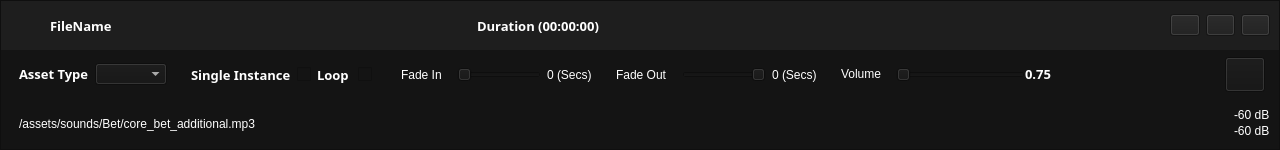
<?xml version="1.0" encoding="UTF-8"?>
<ui version="4.0">
 <class>audio_listview_widget</class>
 <widget class="QWidget" name="audio_listview_widget">
  <property name="geometry">
   <rect>
    <x>0</x>
    <y>0</y>
    <width>1280</width>
    <height>150</height>
   </rect>
  </property>
  <property name="minimumSize">
   <size>
    <width>0</width>
    <height>150</height>
   </size>
  </property>
  <property name="maximumSize">
   <size>
    <width>16777215</width>
    <height>150</height>
   </size>
  </property>
  <property name="windowTitle">
   <string>Form</string>
  </property>
  <property name="styleSheet">
   <string notr="true">background-color: rgb(20, 20, 20);
color: rgb(255, 255, 255);</string>
  </property>
  <layout class="QVBoxLayout" name="verticalLayout">
   <property name="leftMargin">
    <number>0</number>
   </property>
   <property name="topMargin">
    <number>0</number>
   </property>
   <property name="rightMargin">
    <number>0</number>
   </property>
   <property name="bottomMargin">
    <number>0</number>
   </property>
   <item>
    <widget class="QFrame" name="MainFrame">
     <property name="minimumSize">
      <size>
       <width>0</width>
       <height>0</height>
      </size>
     </property>
     <property name="styleSheet">
      <string notr="true"/>
     </property>
     <property name="frameShape">
      <enum>QFrame::StyledPanel</enum>
     </property>
     <property name="frameShadow">
      <enum>QFrame::Raised</enum>
     </property>
     <layout class="QVBoxLayout" name="verticalLayout_2">
      <property name="spacing">
       <number>0</number>
      </property>
      <property name="leftMargin">
       <number>0</number>
      </property>
      <property name="topMargin">
       <number>0</number>
      </property>
      <property name="rightMargin">
       <number>0</number>
      </property>
      <property name="bottomMargin">
       <number>0</number>
      </property>
      <item>
       <widget class="QFrame" name="frame">
        <property name="maximumSize">
         <size>
          <width>16777215</width>
          <height>50</height>
         </size>
        </property>
        <property name="styleSheet">
         <string notr="true">background-color: rgb(30, 30, 30);</string>
        </property>
        <property name="frameShape">
         <enum>QFrame::NoFrame</enum>
        </property>
        <property name="frameShadow">
         <enum>QFrame::Raised</enum>
        </property>
        <layout class="QHBoxLayout" name="horizontalLayout">
         <property name="leftMargin">
          <number>9</number>
         </property>
         <property name="topMargin">
          <number>0</number>
         </property>
         <property name="rightMargin">
          <number>9</number>
         </property>
         <property name="bottomMargin">
          <number>0</number>
         </property>
         <item>
          <widget class="QLabel" name="audio_listview_item_icon">
           <property name="enabled">
            <bool>true</bool>
           </property>
           <property name="sizePolicy">
            <sizepolicy hsizetype="Preferred" vsizetype="Preferred">
             <horstretch>0</horstretch>
             <verstretch>0</verstretch>
            </sizepolicy>
           </property>
           <property name="minimumSize">
            <size>
             <width>25</width>
             <height>25</height>
            </size>
           </property>
           <property name="maximumSize">
            <size>
             <width>25</width>
             <height>25</height>
            </size>
           </property>
           <property name="baseSize">
            <size>
             <width>0</width>
             <height>0</height>
            </size>
           </property>
           <property name="text">
            <string/>
           </property>
           <property name="pixmap">
            <pixmap resource="../resources.qrc">:/icons/waves-icon.png</pixmap>
           </property>
           <property name="scaledContents">
            <bool>true</bool>
           </property>
          </widget>
         </item>
         <item>
          <widget class="QFrame" name="frame_5">
           <property name="sizePolicy">
            <sizepolicy hsizetype="Preferred" vsizetype="Preferred">
             <horstretch>0</horstretch>
             <verstretch>0</verstretch>
            </sizepolicy>
           </property>
           <property name="maximumSize">
            <size>
             <width>16777215</width>
             <height>16777215</height>
            </size>
           </property>
           <property name="frameShape">
            <enum>QFrame::NoFrame</enum>
           </property>
           <property name="frameShadow">
            <enum>QFrame::Raised</enum>
           </property>
           <layout class="QHBoxLayout" name="horizontalLayout_3">
            <property name="topMargin">
             <number>0</number>
            </property>
            <property name="rightMargin">
             <number>0</number>
            </property>
            <property name="bottomMargin">
             <number>0</number>
            </property>
            <item>
             <widget class="QLabel" name="audio_listview_filepath">
              <property name="font">
               <font>
                <family>Red Hat Display</family>
                <pointsize>10</pointsize>
                <weight>75</weight>
                <bold>true</bold>
               </font>
              </property>
              <property name="text">
               <string>FileName</string>
              </property>
             </widget>
            </item>
            <item alignment="Qt::AlignRight">
             <widget class="QLabel" name="audio_listview_fileduration">
              <property name="font">
               <font>
                <family>Red Hat Display</family>
                <pointsize>10</pointsize>
                <weight>75</weight>
                <bold>true</bold>
               </font>
              </property>
              <property name="text">
               <string>Duration (00:00:00)</string>
              </property>
             </widget>
            </item>
           </layout>
          </widget>
         </item>
         <item>
          <widget class="QFrame" name="frame_4">
           <property name="frameShape">
            <enum>QFrame::NoFrame</enum>
           </property>
           <property name="frameShadow">
            <enum>QFrame::Raised</enum>
           </property>
           <layout class="QHBoxLayout" name="horizontalLayout_4">
            <property name="topMargin">
             <number>0</number>
            </property>
            <property name="rightMargin">
             <number>0</number>
            </property>
            <property name="bottomMargin">
             <number>0</number>
            </property>
            <item>
             <widget class="QLabel" name="audio_listview_item_waveform">
              <property name="sizePolicy">
               <sizepolicy hsizetype="Fixed" vsizetype="Preferred">
                <horstretch>0</horstretch>
                <verstretch>0</verstretch>
               </sizepolicy>
              </property>
              <property name="minimumSize">
               <size>
                <width>550</width>
                <height>0</height>
               </size>
              </property>
              <property name="maximumSize">
               <size>
                <width>550</width>
                <height>16777215</height>
               </size>
              </property>
              <property name="font">
               <font>
                <family>Red Hat Display</family>
                <pointsize>10</pointsize>
                <weight>75</weight>
                <bold>true</bold>
               </font>
              </property>
              <property name="styleSheet">
               <string notr="true"/>
              </property>
              <property name="text">
               <string/>
              </property>
             </widget>
            </item>
           </layout>
          </widget>
         </item>
         <item>
          <widget class="QFrame" name="frame_3">
           <property name="maximumSize">
            <size>
             <width>100</width>
             <height>16777215</height>
            </size>
           </property>
           <property name="frameShape">
            <enum>QFrame::NoFrame</enum>
           </property>
           <property name="frameShadow">
            <enum>QFrame::Raised</enum>
           </property>
           <layout class="QHBoxLayout" name="horizontalLayout_2">
            <property name="spacing">
             <number>6</number>
            </property>
            <property name="leftMargin">
             <number>0</number>
            </property>
            <property name="topMargin">
             <number>0</number>
            </property>
            <property name="rightMargin">
             <number>0</number>
            </property>
            <property name="bottomMargin">
             <number>0</number>
            </property>
            <item alignment="Qt::AlignRight">
             <widget class="QPushButton" name="audio_listview_play_btn">
              <property name="text">
               <string/>
              </property>
              <property name="icon">
               <iconset resource="../resources.qrc">
                <normaloff>:/icons/play-circle_dark.png</normaloff>:/icons/play-circle_dark.png</iconset>
              </property>
             </widget>
            </item>
            <item>
             <widget class="QPushButton" name="audio_listview_stop_btn">
              <property name="text">
               <string/>
              </property>
              <property name="icon">
               <iconset resource="../resources.qrc">
                <normaloff>:/icons/stop-circle_dark.png</normaloff>:/icons/stop-circle_dark.png</iconset>
              </property>
             </widget>
            </item>
            <item>
             <widget class="QPushButton" name="audio_listview_repeat_btn">
              <property name="text">
               <string/>
              </property>
              <property name="icon">
               <iconset resource="../resources.qrc">
                <normaloff>:/icons/repeat_dark.png</normaloff>:/icons/repeat_dark.png</iconset>
              </property>
             </widget>
            </item>
           </layout>
          </widget>
         </item>
        </layout>
       </widget>
      </item>
      <item>
       <widget class="QFrame" name="frame_2">
        <property name="maximumSize">
         <size>
          <width>16777215</width>
          <height>50</height>
         </size>
        </property>
        <property name="frameShape">
         <enum>QFrame::NoFrame</enum>
        </property>
        <property name="frameShadow">
         <enum>QFrame::Raised</enum>
        </property>
        <layout class="QHBoxLayout" name="horizontalLayout_5">
         <property name="leftMargin">
          <number>9</number>
         </property>
         <property name="topMargin">
          <number>0</number>
         </property>
         <property name="rightMargin">
          <number>9</number>
         </property>
         <property name="bottomMargin">
          <number>0</number>
         </property>
         <item alignment="Qt::AlignVCenter">
          <widget class="QFrame" name="frame_6">
           <property name="frameShape">
            <enum>QFrame::NoFrame</enum>
           </property>
           <property name="frameShadow">
            <enum>QFrame::Raised</enum>
           </property>
           <layout class="QHBoxLayout" name="horizontalLayout_7">
            <property name="topMargin">
             <number>0</number>
            </property>
            <property name="rightMargin">
             <number>9</number>
            </property>
            <property name="bottomMargin">
             <number>0</number>
            </property>
            <item>
             <widget class="QLabel" name="label">
              <property name="font">
               <font>
                <family>Red Hat Display</family>
                <pointsize>10</pointsize>
                <weight>75</weight>
                <bold>true</bold>
               </font>
              </property>
              <property name="text">
               <string>Asset Type</string>
              </property>
             </widget>
            </item>
            <item>
             <widget class="QComboBox" name="AssetTypeComboBox">
              <property name="editable">
               <bool>false</bool>
              </property>
             </widget>
            </item>
           </layout>
          </widget>
         </item>
         <item>
          <widget class="QFrame" name="frame_14">
           <property name="minimumSize">
            <size>
             <width>150</width>
             <height>0</height>
            </size>
           </property>
           <property name="frameShape">
            <enum>QFrame::NoFrame</enum>
           </property>
           <property name="frameShadow">
            <enum>QFrame::Raised</enum>
           </property>
           <layout class="QHBoxLayout" name="horizontalLayout_20">
            <item>
             <widget class="QFrame" name="frame_7">
              <property name="styleSheet">
               <string notr="true"/>
              </property>
              <property name="frameShape">
               <enum>QFrame::NoFrame</enum>
              </property>
              <property name="frameShadow">
               <enum>QFrame::Raised</enum>
              </property>
              <layout class="QHBoxLayout" name="horizontalLayout_14">
               <property name="leftMargin">
                <number>0</number>
               </property>
               <property name="topMargin">
                <number>0</number>
               </property>
               <property name="rightMargin">
                <number>0</number>
               </property>
               <property name="bottomMargin">
                <number>0</number>
               </property>
               <item>
                <widget class="QLabel" name="label_4">
                 <property name="font">
                  <font>
                   <family>Red Hat Display</family>
                   <pointsize>10</pointsize>
                   <weight>75</weight>
                   <bold>true</bold>
                  </font>
                 </property>
                 <property name="text">
                  <string>Single Instance</string>
                 </property>
                </widget>
               </item>
               <item>
                <widget class="QCheckBox" name="isSingleInstanceCheckbox">
                 <property name="text">
                  <string/>
                 </property>
                </widget>
               </item>
              </layout>
             </widget>
            </item>
            <item alignment="Qt::AlignLeft">
             <widget class="QFrame" name="frame_12">
              <property name="minimumSize">
               <size>
                <width>60</width>
                <height>0</height>
               </size>
              </property>
              <property name="styleSheet">
               <string notr="true"/>
              </property>
              <property name="frameShape">
               <enum>QFrame::NoFrame</enum>
              </property>
              <property name="frameShadow">
               <enum>QFrame::Raised</enum>
              </property>
              <layout class="QHBoxLayout" name="horizontalLayout_12">
               <property name="leftMargin">
                <number>0</number>
               </property>
               <property name="topMargin">
                <number>0</number>
               </property>
               <property name="rightMargin">
                <number>5</number>
               </property>
               <property name="bottomMargin">
                <number>0</number>
               </property>
               <item>
                <widget class="QLabel" name="label_5">
                 <property name="font">
                  <font>
                   <family>Red Hat Display</family>
                   <pointsize>10</pointsize>
                   <weight>75</weight>
                   <bold>true</bold>
                  </font>
                 </property>
                 <property name="text">
                  <string>Loop</string>
                 </property>
                </widget>
               </item>
               <item alignment="Qt::AlignRight">
                <widget class="QCheckBox" name="isLoppingCheckBox">
                 <property name="text">
                  <string/>
                 </property>
                </widget>
               </item>
              </layout>
             </widget>
            </item>
           </layout>
          </widget>
         </item>
         <item>
          <widget class="QFrame" name="frame_17">
           <property name="frameShape">
            <enum>QFrame::NoFrame</enum>
           </property>
           <property name="frameShadow">
            <enum>QFrame::Raised</enum>
           </property>
           <layout class="QHBoxLayout" name="horizontalLayout_16">
            <property name="leftMargin">
             <number>0</number>
            </property>
            <property name="topMargin">
             <number>0</number>
            </property>
            <property name="rightMargin">
             <number>0</number>
            </property>
            <property name="bottomMargin">
             <number>0</number>
            </property>
            <item>
             <widget class="QFrame" name="frame_18">
              <property name="frameShape">
               <enum>QFrame::NoFrame</enum>
              </property>
              <property name="frameShadow">
               <enum>QFrame::Raised</enum>
              </property>
              <layout class="QHBoxLayout" name="horizontalLayout_17">
               <item alignment="Qt::AlignLeft">
                <widget class="QLabel" name="label_7">
                 <property name="minimumSize">
                  <size>
                   <width>50</width>
                   <height>0</height>
                  </size>
                 </property>
                 <property name="maximumSize">
                  <size>
                   <width>50</width>
                   <height>16777215</height>
                  </size>
                 </property>
                 <property name="text">
                  <string>Fade In</string>
                 </property>
                </widget>
               </item>
               <item>
                <widget class="QSlider" name="FadeInSlider">
                 <property name="maximumSize">
                  <size>
                   <width>200</width>
                   <height>16777215</height>
                  </size>
                 </property>
                 <property name="styleSheet">
                  <string notr="true"/>
                 </property>
                 <property name="orientation">
                  <enum>Qt::Horizontal</enum>
                 </property>
                </widget>
               </item>
               <item>
                <widget class="QLabel" name="FadeInLabel">
                 <property name="text">
                  <string>0 (Secs)</string>
                 </property>
                </widget>
               </item>
              </layout>
             </widget>
            </item>
            <item>
             <widget class="QFrame" name="frame_19">
              <property name="frameShape">
               <enum>QFrame::NoFrame</enum>
              </property>
              <property name="frameShadow">
               <enum>QFrame::Raised</enum>
              </property>
              <layout class="QHBoxLayout" name="horizontalLayout_18">
               <item alignment="Qt::AlignLeft">
                <widget class="QLabel" name="label_8">
                 <property name="minimumSize">
                  <size>
                   <width>60</width>
                   <height>0</height>
                  </size>
                 </property>
                 <property name="maximumSize">
                  <size>
                   <width>50</width>
                   <height>16777215</height>
                  </size>
                 </property>
                 <property name="text">
                  <string>Fade Out</string>
                 </property>
                </widget>
               </item>
               <item>
                <widget class="QSlider" name="FadeOutSlider">
                 <property name="maximumSize">
                  <size>
                   <width>200</width>
                   <height>16777215</height>
                  </size>
                 </property>
                 <property name="orientation">
                  <enum>Qt::Horizontal</enum>
                 </property>
                 <property name="invertedAppearance">
                  <bool>true</bool>
                 </property>
                </widget>
               </item>
               <item>
                <widget class="QLabel" name="FadeOutLabel">
                 <property name="text">
                  <string>0 (Secs)</string>
                 </property>
                </widget>
               </item>
              </layout>
             </widget>
            </item>
           </layout>
          </widget>
         </item>
         <item>
          <widget class="QFrame" name="frame_8">
           <property name="frameShape">
            <enum>QFrame::NoFrame</enum>
           </property>
           <property name="frameShadow">
            <enum>QFrame::Raised</enum>
           </property>
           <layout class="QHBoxLayout" name="horizontalLayout_8">
            <property name="topMargin">
             <number>0</number>
            </property>
            <property name="rightMargin">
             <number>0</number>
            </property>
            <property name="bottomMargin">
             <number>0</number>
            </property>
            <item>
             <widget class="QFrame" name="frame_9">
              <property name="minimumSize">
               <size>
                <width>0</width>
                <height>0</height>
               </size>
              </property>
              <property name="font">
               <font>
                <family>Red Hat Display</family>
                <pointsize>10</pointsize>
                <weight>75</weight>
                <bold>true</bold>
               </font>
              </property>
              <property name="frameShape">
               <enum>QFrame::NoFrame</enum>
              </property>
              <property name="frameShadow">
               <enum>QFrame::Raised</enum>
              </property>
              <layout class="QHBoxLayout" name="horizontalLayout_9">
               <property name="leftMargin">
                <number>0</number>
               </property>
               <property name="topMargin">
                <number>0</number>
               </property>
               <property name="rightMargin">
                <number>0</number>
               </property>
               <property name="bottomMargin">
                <number>0</number>
               </property>
               <item alignment="Qt::AlignHCenter|Qt::AlignVCenter">
                <widget class="QLabel" name="label_3">
                 <property name="text">
                  <string>Volume</string>
                 </property>
                </widget>
               </item>
              </layout>
             </widget>
            </item>
            <item>
             <widget class="QFrame" name="frame_10">
              <property name="minimumSize">
               <size>
                <width>0</width>
                <height>0</height>
               </size>
              </property>
              <property name="frameShape">
               <enum>QFrame::NoFrame</enum>
              </property>
              <property name="frameShadow">
               <enum>QFrame::Raised</enum>
              </property>
              <layout class="QHBoxLayout" name="horizontalLayout_10">
               <property name="topMargin">
                <number>0</number>
               </property>
               <property name="bottomMargin">
                <number>0</number>
               </property>
               <item>
                <widget class="QFrame" name="frame_11">
                 <property name="frameShape">
                  <enum>QFrame::NoFrame</enum>
                 </property>
                 <property name="frameShadow">
                  <enum>QFrame::Raised</enum>
                 </property>
                 <layout class="QHBoxLayout" name="horizontalLayout_11">
                  <property name="spacing">
                   <number>0</number>
                  </property>
                  <property name="leftMargin">
                   <number>0</number>
                  </property>
                  <property name="topMargin">
                   <number>0</number>
                  </property>
                  <property name="rightMargin">
                   <number>0</number>
                  </property>
                  <property name="bottomMargin">
                   <number>0</number>
                  </property>
                  <item>
                   <widget class="QSlider" name="MainVolumeSlider">
                    <property name="minimumSize">
                     <size>
                      <width>0</width>
                      <height>0</height>
                     </size>
                    </property>
                    <property name="maximumSize">
                     <size>
                      <width>16777215</width>
                      <height>16777215</height>
                     </size>
                    </property>
                    <property name="orientation">
                     <enum>Qt::Horizontal</enum>
                    </property>
                   </widget>
                  </item>
                  <item alignment="Qt::AlignRight|Qt::AlignVCenter">
                   <widget class="QLabel" name="MainVolumeValueLabel">
                    <property name="minimumSize">
                     <size>
                      <width>20</width>
                      <height>0</height>
                     </size>
                    </property>
                    <property name="font">
                     <font>
                      <family>Red Hat Display</family>
                      <pointsize>10</pointsize>
                      <weight>75</weight>
                      <bold>true</bold>
                     </font>
                    </property>
                    <property name="layoutDirection">
                     <enum>Qt::LeftToRight</enum>
                    </property>
                    <property name="text">
                     <string>0.75</string>
                    </property>
                    <property name="alignment">
                     <set>Qt::AlignCenter</set>
                    </property>
                   </widget>
                  </item>
                 </layout>
                </widget>
               </item>
               <item>
                <spacer name="horizontalSpacer">
                 <property name="orientation">
                  <enum>Qt::Horizontal</enum>
                 </property>
                 <property name="sizeHint" stdset="0">
                  <size>
                   <width>40</width>
                   <height>20</height>
                  </size>
                 </property>
                </spacer>
               </item>
              </layout>
             </widget>
            </item>
           </layout>
          </widget>
         </item>
         <item>
          <widget class="QFrame" name="frame_13">
           <property name="minimumSize">
            <size>
             <width>50</width>
             <height>0</height>
            </size>
           </property>
           <property name="frameShape">
            <enum>QFrame::NoFrame</enum>
           </property>
           <property name="frameShadow">
            <enum>QFrame::Raised</enum>
           </property>
           <layout class="QHBoxLayout" name="horizontalLayout_13">
            <property name="leftMargin">
             <number>0</number>
            </property>
            <property name="topMargin">
             <number>0</number>
            </property>
            <property name="rightMargin">
             <number>0</number>
            </property>
            <property name="bottomMargin">
             <number>0</number>
            </property>
            <item alignment="Qt::AlignHCenter|Qt::AlignVCenter">
             <widget class="QPushButton" name="ShowFileInExplorerButton">
              <property name="minimumSize">
               <size>
                <width>35</width>
                <height>35</height>
               </size>
              </property>
              <property name="text">
               <string/>
              </property>
              <property name="icon">
               <iconset resource="../resources.qrc">
                <normaloff>:/icons/eye_dark.png</normaloff>:/icons/eye_dark.png</iconset>
              </property>
             </widget>
            </item>
           </layout>
          </widget>
         </item>
        </layout>
       </widget>
      </item>
      <item>
       <widget class="QFrame" name="frame_15">
        <property name="minimumSize">
         <size>
          <width>0</width>
          <height>50</height>
         </size>
        </property>
        <property name="frameShape">
         <enum>QFrame::NoFrame</enum>
        </property>
        <property name="frameShadow">
         <enum>QFrame::Raised</enum>
        </property>
        <layout class="QHBoxLayout" name="horizontalLayout_15">
         <item>
          <widget class="QFrame" name="SoundItemUrlFrame">
           <property name="frameShape">
            <enum>QFrame::NoFrame</enum>
           </property>
           <property name="frameShadow">
            <enum>QFrame::Raised</enum>
           </property>
           <layout class="QHBoxLayout" name="horizontalLayout_19">
            <item>
             <widget class="QLabel" name="SoundItemUrl">
              <property name="text">
               <string>/assets/sounds/Bet/core_bet_additional.mp3</string>
              </property>
             </widget>
            </item>
           </layout>
          </widget>
         </item>
         <item>
          <spacer name="horizontalSpacer_2">
           <property name="orientation">
            <enum>Qt::Horizontal</enum>
           </property>
           <property name="sizeHint" stdset="0">
            <size>
             <width>40</width>
             <height>20</height>
            </size>
           </property>
          </spacer>
         </item>
         <item>
          <widget class="QFrame" name="SoundMeterFrame">
           <property name="minimumSize">
            <size>
             <width>0</width>
             <height>0</height>
            </size>
           </property>
           <property name="maximumSize">
            <size>
             <width>250</width>
             <height>16777215</height>
            </size>
           </property>
           <property name="styleSheet">
            <string notr="true"/>
           </property>
           <property name="frameShape">
            <enum>QFrame::NoFrame</enum>
           </property>
           <property name="frameShadow">
            <enum>QFrame::Raised</enum>
           </property>
           <layout class="QVBoxLayout" name="verticalLayout_3">
            <property name="spacing">
             <number>0</number>
            </property>
            <property name="leftMargin">
             <number>0</number>
            </property>
            <property name="topMargin">
             <number>0</number>
            </property>
            <property name="rightMargin">
             <number>0</number>
            </property>
            <property name="bottomMargin">
             <number>0</number>
            </property>
           </layout>
          </widget>
         </item>
         <item alignment="Qt::AlignRight">
          <widget class="QFrame" name="frame_20">
           <property name="frameShape">
            <enum>QFrame::NoFrame</enum>
           </property>
           <property name="frameShadow">
            <enum>QFrame::Raised</enum>
           </property>
           <layout class="QVBoxLayout" name="verticalLayout_4">
            <property name="spacing">
             <number>0</number>
            </property>
            <property name="leftMargin">
             <number>0</number>
            </property>
            <property name="topMargin">
             <number>0</number>
            </property>
            <property name="rightMargin">
             <number>0</number>
            </property>
            <property name="bottomMargin">
             <number>0</number>
            </property>
            <item alignment="Qt::AlignTop">
             <widget class="QLabel" name="Left_dB_Text">
              <property name="text">
               <string>-60 dB</string>
              </property>
             </widget>
            </item>
            <item alignment="Qt::AlignTop">
             <widget class="QLabel" name="Right_dB_Text">
              <property name="text">
               <string>-60 dB</string>
              </property>
             </widget>
            </item>
           </layout>
          </widget>
         </item>
        </layout>
       </widget>
      </item>
     </layout>
    </widget>
   </item>
  </layout>
 </widget>
 <resources>
  <include location="../resources.qrc"/>
 </resources>
 <connections/>
</ui>
